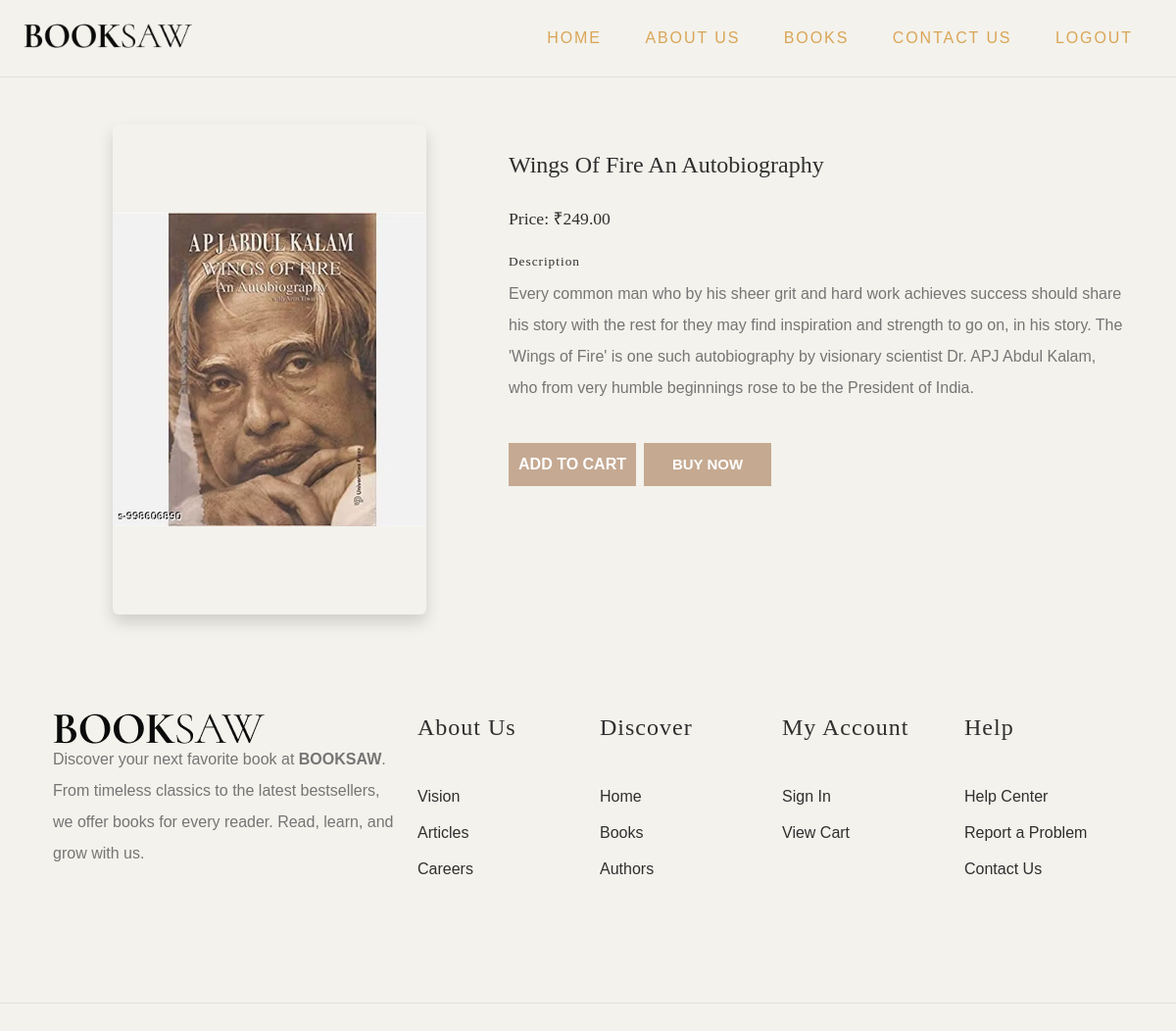
Screenshot of /book_detail.php?id=2 with the database file from the repository.
### tables this page shows
CREATE TABLE `book` (
  `b_id` int(11) NOT NULL,
  `c_id` int(11) NOT NULL,
  `book_name` varchar(100) NOT NULL,
  `description` text NOT NULL,
  `price` decimal(10,2) NOT NULL,
  `image` varchar(255) NOT NULL
);

### book_detail.php (the view, shortened to what this page needs)
<?php
include("connected.php");
$b_id = isset($_GET['id']) ? intval($_GET['id']) : 0;
$query = "SELECT * FROM book WHERE b_id=$b_id LIMIT 1";
$result = mysqli_query($conn, $query);
$book = mysqli_fetch_assoc($result);
$safeName = htmlspecialchars($book['book_name']);
$imgFile = !empty($book['image'])
        ? "images/".$book['image']
        : "images/no-image.png";
$price = number_format($book['price'], 2);
$description = !empty($book['description'])
        ? nl2br(htmlspecialchars($book['description']))
        : "<em>No description available.</em>";
?>
<!DOCTYPE html>
<html lang="en">
<head>
	<link href="https://cdn.jsdelivr.net/npm/bootstrap@5.3.1/dist/css/bootstrap.min.css" rel="stylesheet"
>
	<link rel="stylesheet" type="text/css" href="css/normalize.css">
	<link rel="stylesheet" type="text/css" href="icomoon/icomoon.css">
	<link rel="stylesheet" type="text/css" href="css/vendor.css">
	<link rel="stylesheet" type="text/css" href="style.css">
</head>
		<header id="header">
			<div class="container-fluid">
				<div class="row">
					<div class="col-md-2">
						<div class="main-logo">
							<a href="index.html"><img src="images/main-logo.png" alt="logo"></a>
						</div>
					</div>
					<div class="col-md-10">
						<nav id="navbar">
							<div class="main-menu stellarnav">
								<ul class="menu-list">
									<li class="menu-item active"><a href="index.php">Home</a></li>
									<li class="menu-item active"><a href="about.php">ABOUT US</a></li>
									<li class="menu-item active"><a href="books.php">BOOKS</a></li>
									<li class="menu-item active"><a href="contactus.php">CONTACT US</a></li>
									<li class="menu-item active"><a href="login.php">LOGOUT</a></li>
								</ul>
							</div>
						</nav>
					</div>
				</div>
			</div>
		</header>
<div class="container my-5">
    <div class="row g-4 align-items-start detail-card">
        <div class="col-md-5 text-center">
            <img src="<?= htmlspecialchars($imgFile); ?>"
                 alt="<?= $safeName; ?>"
                 class="img-fluid rounded shadow"
                 style="width:320px; height:500px; object-fit:contain;"
                 onerror="this.src='images/no-image.png';">
        </div>
        <div class="col-md-7">
            <h2><?= $safeName; ?></h2>
            <h4 class="price">
                Price: ₹<?= $price; ?>
            </h4>
            <div class="description mt-4">
                <h5>Description</h5>
                <p><?= $description; ?></p>
            </div>
            <div class="d-flex flex-row align-items-center gap-3 flex-wrap mt-4">
                <form action="addtocart.php" method="GET"
      class="d-flex flex-row align-items-center gap-2 flex-wrap">
    <button type="submit"
            class="btn btn-primary m-0 fw-bold"
            style="width: 130px; height: 44px; padding: 0;">
        Add to Cart
    </button>
   <a href="order_now.php?b_id=<?= $book['b_id']; ?>"
   class="btn m-0 d-inline-flex align-items-center justify-content-center fw-bold text-white"
   style="width:130px; height:44px; padding:0; background-color:#C5A990; border-color:#C5A990;">
    Buy Now
</a>
</form>
            </div>
        </div>
    </div>
</div>
<footer id="footer">
    <div class="container">
        <div class="row">
            <div class="col-md-4">
                <div class="company-brand">
                    <img src="images/main-logo.png" alt="logo" class="footer-logo">
                    <p>Discover your next favorite book at <strong>BOOKSAW</strong>.
                       From timeless classics to the latest bestsellers,
                       we offer books for every reader. Read, learn, and grow with us.</p>
                </div>
            </div>
            <div class="col-md-2">
                <div class="footer-menu">
                    <h5>About Us</h5>
                    <ul class="menu-list">
                        <li><a href="#">Vision</a></li>
                        <li><a href="#">Articles</a></li>
                        <li><a href="#">Careers</a></li>
                    </ul>
                </div>
            </div>
            <div class="col-md-2">
                <div class="footer-menu">
                    <h5>Discover</h5>
                    <ul class="menu-list">
                        <li><a href="index.php">Home</a></li>
                        <li><a href="books.php">Books</a></li>
                        <li><a href="#">Authors</a></li>
                     </ul>
                </div>
            </div>
            <div class="col-md-2">
                <div class="footer-menu">
                    <h5>My Account</h5>
                    <ul class="menu-list">
                        <li><a href="login.php">Sign In</a></li>
                        <li><a href="addtocart.php">View Cart</a></li>
                    </ul>
                </div>
            </div>
            <div class="col-md-2">
                <div class="footer-menu">
                    <h5>Help</h5>
                    <ul class="menu-list">
                        <li><a href="#">Help Center</a></li>
                        <li><a href="#">Report a Problem</a></li>
                        <li><a href="contactus.php">Contact Us</a></li>
                    </ul>
                </div>
            </div>
        </div>
    </div>
</footer>
</body>
</html>

### rows the page displays
book: image (picture), book_name "Wings Of Fire An Autobiography", price "249.00", description "Every common man who by his sheer grit and hard work achieves success should share his story with the rest for they may find inspiration and strength to go on, in his story. The 'Wings of Fire' is one such autobiography by visionary scientist Dr. APJ Abdul Kalam, who from very humble beginnings rose to be the President of India."
